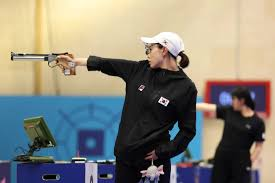
#> input picture error/243567.jpg, 275 x 183 px, found by its file name
$ python daoanh.py
#> lines starting #> are read from the running program, lines starting #| are printed output that depends on the picture
from PIL import Image
def flip_resize(image,savex):
#> called with image = 'image_2/243567.jpg', savex = 'image2.jpg'
    img = Image.open(image)
#> img is the input picture: PIL image 275x183 RGB; mean R, G, B 134.3, 131.9, 122.3
    width, height = img.size
#> width = 275; height = 183
    new_width = int(width * 1.5)
#> new_width = 412
    new_height = int(height * 1.5)
#> new_height = 274
    img_reversed_vertical = img.transpose(Image.FLIP_LEFT_RIGHT)
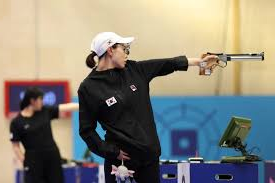
#> img_reversed_vertical: PIL image 275x183 RGB; mean R, G, B 134.3, 131.9, 122.3
    e = img_reversed_vertical.resize((new_width, new_height), Image.LANCZOS)
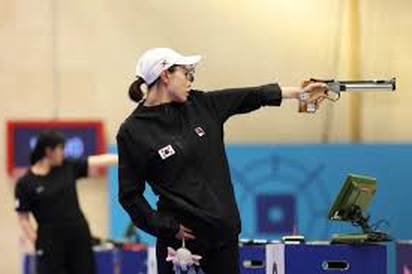
#> e: PIL image 412x274 RGB; mean R, G, B 134.3, 131.9, 122.3
    e.save(savex)


flip_resize("image_2/243567.jpg","image2.jpg")

$ run again, with image.jpg copied over error/243567.jpg
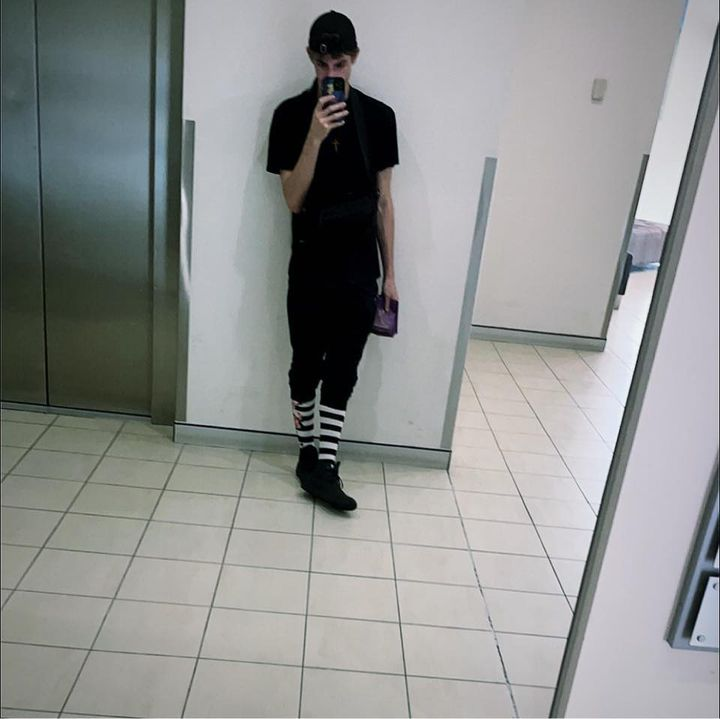
#> input picture image.jpg, 720 x 719 px, found by its file name
#> in flip_resize, img is the input picture: PIL image 720x719 RGB; mean R, G, B 144.6, 146.5, 145.5
#> in flip_resize, `img_reversed_vertical = img.transpose(Image.FLIP_LEFT_RIGHT)`:
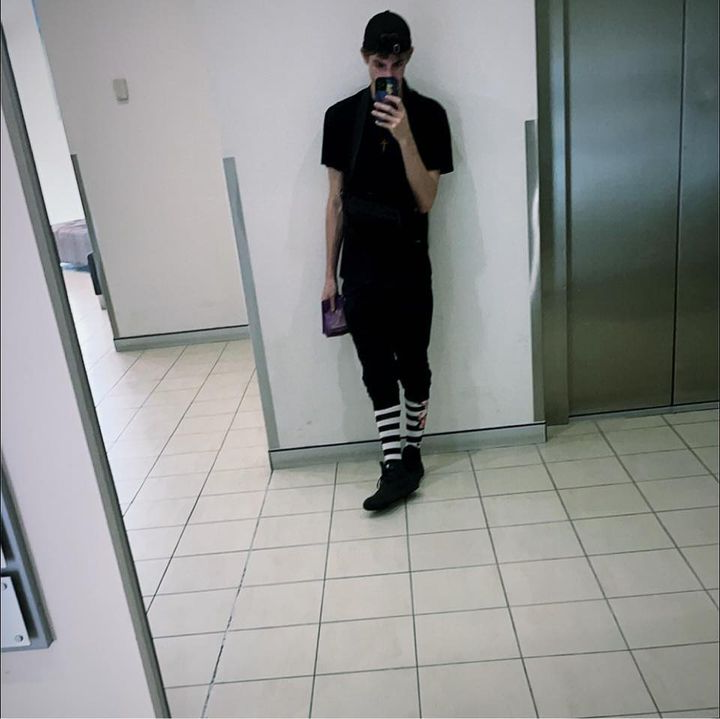
#> img_reversed_vertical: PIL image 720x719 RGB; mean R, G, B 144.6, 146.5, 145.5

$ run again, with image.jpeg copied over error/243567.jpg
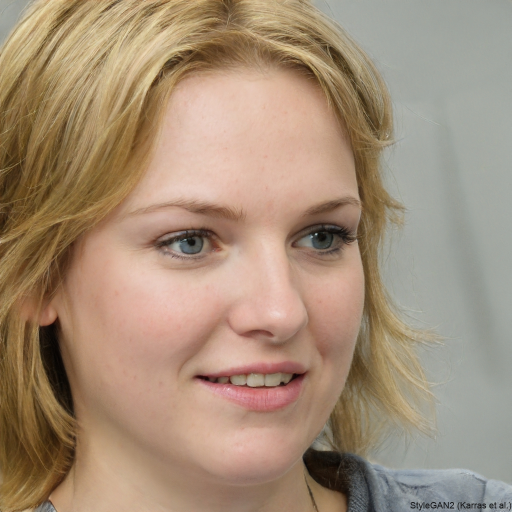
#> input picture image.jpeg, 1024 x 1024 px, found by its file name (shown at 1/2 size)
#> in flip_resize, img is the input picture: PIL image 1024x1024 RGB; mean R, G, B 164.2, 141.6, 119.3
#> in flip_resize, `img_reversed_vertical = img.transpose(Image.FLIP_LEFT_RIGHT)`:
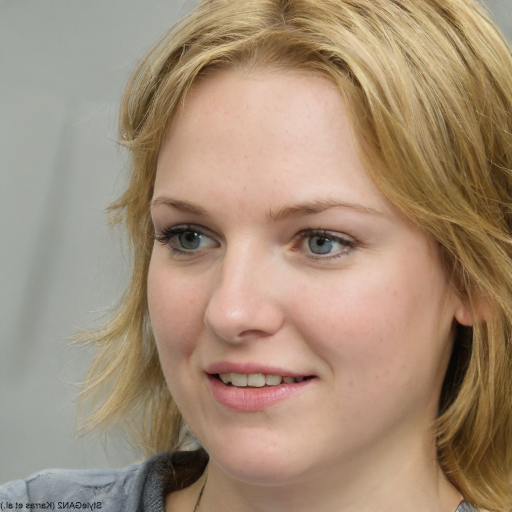
#> img_reversed_vertical: PIL image 1024x1024 RGB (shown at 1/2 size); mean R, G, B 164.2, 141.6, 119.3
